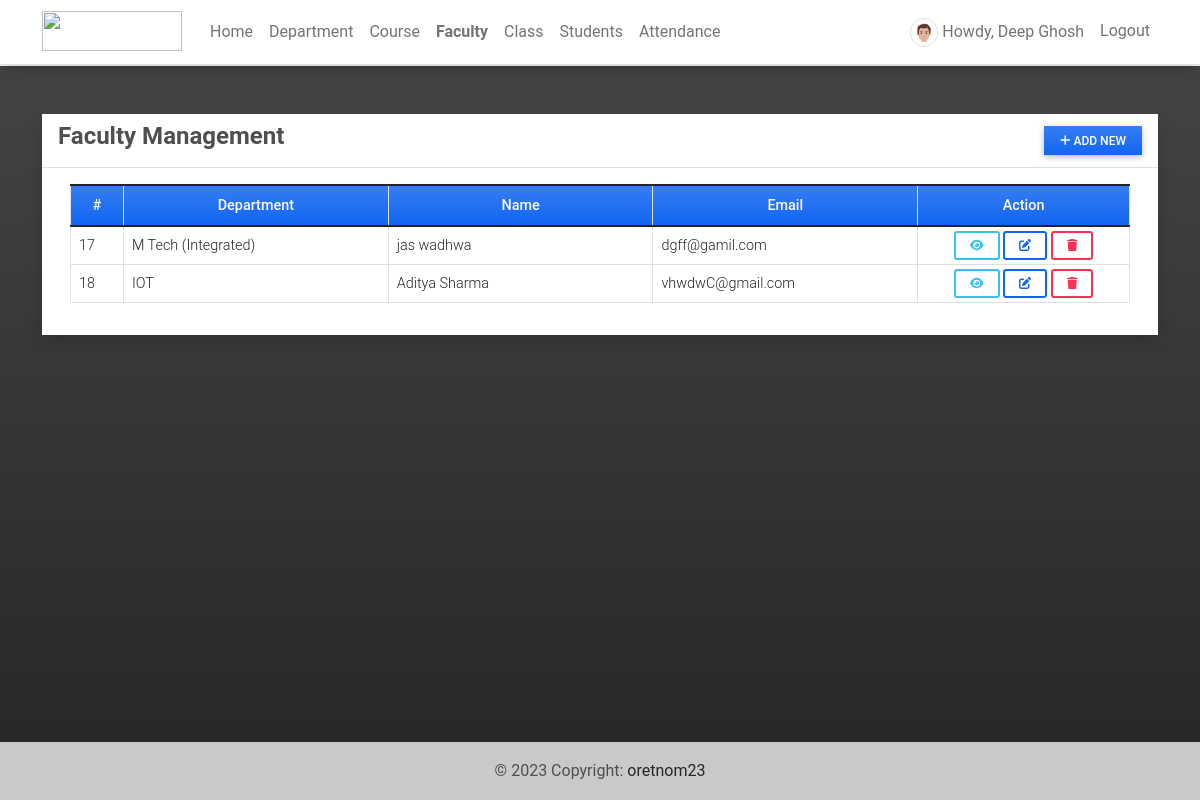
Screenshot of /faculty (signed in) with the database file from the repository.
### attendance/models.py (models this page shows, shortened)
class UserProfile(models.Model):
    user = models.OneToOneField(User, on_delete=models.CASCADE,related_name='profile')
    contact = models.CharField(max_length=250)
    dob = models.DateField(blank=True, null = True)
    address = models.TextField(blank=True, null = True)
    avatar = models.ImageField(blank=True, null = True, upload_to= 'images/')
    user_type = models.IntegerField(default = 2)
    gender = models.CharField(max_length=100, choices=[('Male','Male'),('Female','Female')], blank=True, null= True)
    department = models.ForeignKey(Department, on_delete=models.CASCADE, blank= True, null = True)

class Department(models.Model):
    name = models.CharField(max_length=250)
    description = models.TextField(blank=True, null=True)
    status = models.IntegerField(default = 1)
    date_added = models.DateTimeField(default=timezone.now)
    date_updated = models.DateTimeField(auto_now=True)
    def __str__(self):
        return self.name

### attendance/views.py (the view)
# urls.py: path('faculty',views.faculty,name='faculty-page'),
@login_required
def faculty(request):
    user = UserProfile.objects.filter(user_type = 2).all()
    context['page_title'] = "Faculty Management"
    context['faculties'] = user
    return render(request, 'faculty_mgt.html',context)

### attendance/templates/faculty_mgt.html (shortened to what this page needs)
{% extends 'base.html' %} {% block pageContent %}
<div class="col-lg-12 col-md-12 col-sm-12 col-xs-12">
    <div class="card card-default rounded-0 shadow ">
        <div class="card-header">
            <div class="d-flex w-100 align-items-center justify-content-between">
                <h4 class="card-title fw-bold">Faculty Management</h4>
                <div class="tools">
                    <button type="button" class="btn btn-primary rounded-0 bg-gradient btn-sm" id='add_new'><i class="fa fa-plus"></i> Add New</button>
                </div>
            </div>
        </div>
        <div class="card-body">
            <div class="container-fluid">
                <table class="table table-bordered" id="faculty-list">
                    <colgroup>
                        <col width="5%">
                        <col width="25%">
                        <col width="25%">
                        <col width="25%">
                        <col width="20%">
                    </colgroup>
                    <thead>
                        <tr class="bg-gradient bg-primary bg-opacity-50 text-light">
                            <th class="px-2 py-2 text-center">#</th>
                            <th class="px-2 py-2 text-center">Department</th>
                            <th class="px-2 py-2 text-center">Name</th>
                            <th class="px-2 py-2 text-center">Email</th>
                            <th class="px-2 py-2 text-center">Action</th>
                        </tr>
                    </thead>
                    <tbody>
                        {% for faculty in faculties %}
                        <tr>
                            <td class="px-2 py-1 align-middle">{{ faculty.id }}</td>
                            <td class="px-2 py-1 align-middle">{{ faculty.department }}</td>
                            <td class="px-2 py-1 align-middle">{{ faculty.user.first_name }} {{ faculty.user.last_name }}</td>
                            <td class="px-2 py-1 align-middle">{{ faculty.user.email }}</td>
                            <td class="px-2 py-1 align-middle text-center">
                                <a class="btn btn-outline-info btn-sm view-data" href="javascript:void(0)" data-url="{% url 'view-faculty-modal' faculty.pk %}" title="View Details">
                                    <i class="fa fa-eye"></i>
                                </a>
                                <a class="btn btn-outline-primary btn-sm edit-data" href="javascript:void(0)" data-id="{{ faculty.user.pk }}" title="Edit">
                                    <i class="fa fa-edit"></i>
                                </a>
                                <button class="btn btn-outline-danger btn-sm delete-data" type="button" data-id="{{ faculty.user.pk }}" title="Delete">
                                    <i class="fa fa-trash"></i>
                                </button>
                            </td>
                        </tr>
                        {% endfor %}
                    </tbody>
                </table>
            </div>
        </div>
    </div>
</div>
{% endblock pageContent %}

### attendance/templates/topNavigation.html (shortened to what this page needs)
{% load static %}
<header>
    <nav class="navbar navbar-expand-lg navbar-light bg-white fixed-top shadow border-bottom">
        <div class="container">
            <a class="navbar-brand" target="_blank" href="{% url 'home-page' %}">
                <img src="{{ MEDIA_URL }}/default/ams-logo.png" height="16" alt="" loading="lazy" style="margin-top: -3px;" />
            </a>
            <div class="collapse navbar-collapse" id="navbarExample01">
                {% if user.id %}
                <ul class="navbar-nav me-auto mb-2 mb-lg-0" id="topNav">
                    <li class="nav-item">
                        <a class="nav-link" aria-current="page" href="{% url 'home-page' %}">Home</a>
                    </li>
                    {% if user.profile.user_type == 1 %}
                    <li class="nav-item">
                        <a class="nav-link" aria-current="page" href="{% url 'department-page' %}">Department</a>
                    </li>
                    <li class="nav-item">
                        <a class="nav-link" aria-current="page" href="{% url 'course-page' %}">Course</a>
                    </li>
                    <li class="nav-item">
                        <a class="nav-link" aria-current="page" href="{% url 'faculty-page' %}">Faculty</a>
                    </li>
                    {% endif %}
                    <li class="nav-item">
                        <a class="nav-link" aria-current="page" href="{% url 'class-page' %}">Class</a>
                    </li>
                    <li class="nav-item">
                        <a class="nav-link" aria-current="page" href="{% url 'student-page' %}">Students</a>
                    </li>
                    <li class="nav-item">
                        <a class="nav-link" aria-current="page" href="{% url 'attendance-class' %}">Attendance</a>
                    </li>
                </ul>
                <ul class="navbar-nav d-flex flex-row">
                    {% if user.id %} {% if user.profile.user_type == 1 %} {% endif %}
                    <li class="nav-item me-3 me-lg-0">
                        <a class="nav-link" href="{% url 'profile' %}">
                            <span class="me-1"><img src="{% if user.profile.avatar %}{{ user.profile.avatar.url }}{% else %}{{ MEDIA_URL }}/default/default-avatar.png{% endif %}" alt="User Avatar" data-url="{% if user.profile.avatar %}{{ user.profile.avatar.url }}{% else %}{{ MEDIA_URL }}/default/default-avatar.png{% endif %}" id="user-avatar" class="img-thumbnail rounded-circle"></span>Howdy,
                            {{ user.first_name }} {{user.last_name}}
                        </a>
                    </li>
                    <li class="nav-item me-3 me-lg-0">
                        <a class="nav-link" href="{% url 'logout' %}">Logout</a>
                    </li>
                    {% else %}
                    <li class="nav-item me-3 me-lg-0">
                        <a class="nav-link" href="{% url 'login' %}">Login</a>
                    </li>
                    {% endif %}
                </ul>
                {% endif %}
            </div>
        </div>
    </nav>
</header>

### static/assets/default/css/style.css (style rules this page uses)
html, body { height: 100%; width: 100%; max-height: 100%; overflow: auto; display: flex; flex-direction: column; }
body>header { flex-shrink: auto; }
#user-avatar { width: 1.8rem; height: 1.8rem; object-fit: scale-down; object-position: center center; }
.navbar-brand>img { width: 7em; height: 2em; }
.nav-item.active a.nav-link { font-weight: bolder !important; }

### rows the page displays
UserProfile: id "17", department "M Tech (Integrated)", user.first_name "jas", user.last_name "wadhwa", user.email "dgff@gamil.com"
UserProfile: id "18", department "IOT", user.first_name "Aditya", user.last_name "Sharma", user.email "vhwdwC@gmail.com"

### other values shown
{{ user.first_name }} "Deep"
{{ user.last_name }} "Ghosh"
